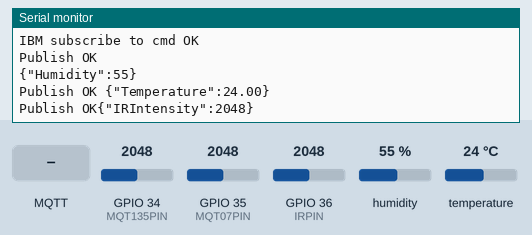
Bench run of a sketch on a simulated ESP32. On the bench: the last lines printed to the serial monitor. Inputs (shaded band) come from the test bench; at power-on: humidity 55 %, GPIO 34 (MQT135PIN) = 2048, GPIO 35 (MQT07PIN) = 2048, GPIO 36 (IRPIN) = 2048, temperature 24 °C. WiFi joins after 1.5 s; servers stay silent unless stated; no MQTT or app messages arrive unless stated.

Above: at 2.7 s.
2.8 s: MQTT message "1" arrives on the first subscribed topic
At 5.7 s:
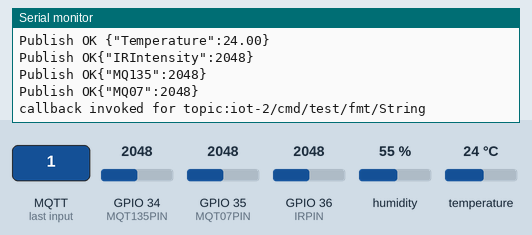
5.8 s: humidity set to 22 %
At 8.6 s:
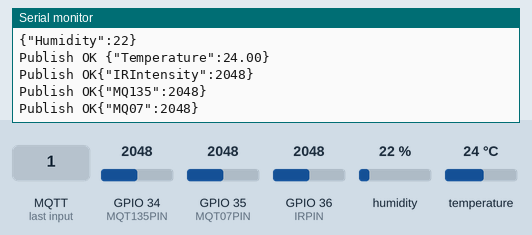
8.8 s: GPIO 34 (MQT135PIN) set to 2866
At 10.5 s:
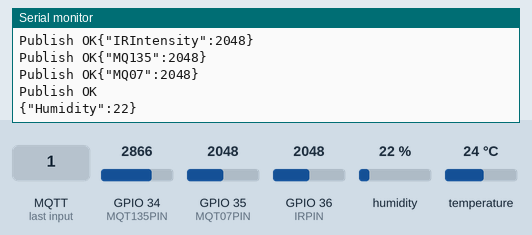
11.8 s: GPIO 35 (MQT07PIN) set to 2866
At 13.6 s:
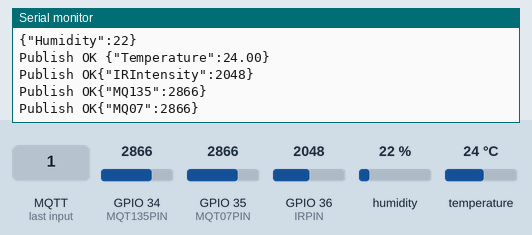
14.8 s: GPIO 36 (IRPIN) set to 2866
At 14.8 s:
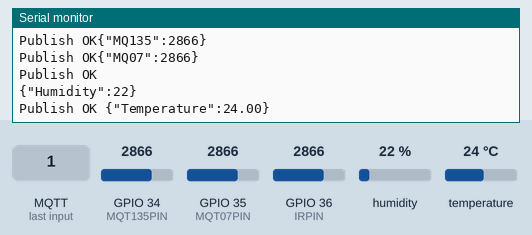
17.8 s: temperature set to 12 °C
At 21.4 s:
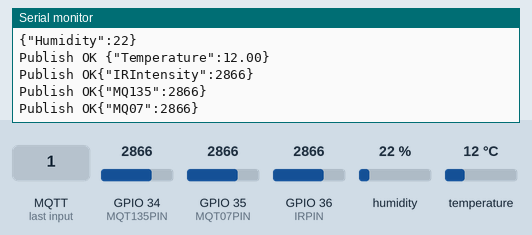

The sketch:

ESP32_Data_Upload.ino
```cpp
#include <WiFi.h>
#include <PubSubClient.h>
#include <DHT.h>
WiFiClient wifiClient;
String data3;
#define DHTTYPE DHT11
#define DHTPIN 15
#define MQT135PIN 34
#define MQT07PIN 35
#define IRPIN 36
DHT dht(DHTPIN, DHTTYPE);

#define ORG "2on79n"
#define DEVICE_TYPE "ESP32"
#define DEVICE_ID "Furnace"
#define TOKEN "-8fkOJ4cZRp9g!meDd"
#define speed 0.034

void callback(char* topic, byte* playload, unsigned int payloadLength);

char server[] = ORG ".messaging.internetofthings.ibmcloud.com";
char publishTopic[] = "iot-2/evt/Data/fmt/json";
char topic[] = "iot-2/cmd/test/fmt/String";
char authMethod[] = "use-token-auth";
char token[] = TOKEN;
char clientId[] = "d:" ORG ":" DEVICE_TYPE ":" DEVICE_ID;
PubSubClient client(server, 1883, callback , wifiClient);
void publishData();

String command;
String data = "";

long duration;
float dist;


void setup()
{
  Serial.begin(115200);
  dht.begin();
  wifiConnect();
  mqttConnect();
}

void loop() {
  publishData();
  delay(2000);

  if (!client.loop()) {
    mqttConnect();
  }
}

void wifiConnect() {
  Serial.print("Connecting to "); Serial.print("Wifi");
  WiFi.begin("Jerrold Gideon S","12345678");
  while (WiFi.status() != WL_CONNECTED) {
    delay(500);
    Serial.print(".");
  }
  Serial.print("WiFi connected, IP address: "); Serial.println(WiFi.localIP());
}

void mqttConnect() {
  if (!client.connected()) {
    Serial.print("Reconnecting MQTT client to "); Serial.println(server);
    while (!client.connect(clientId, authMethod, token)) {
      Serial.print(".");
      delay(500);
    }
    initManagedDevice();
    Serial.println();
  }
}

void initManagedDevice() {
  if (client.subscribe(topic)) {
    Serial.println("IBM subscribe to cmd OK");
  } else {
    Serial.println("subscribe to cmd FAILED");
  }
}

void publishData()
{
  int sensorValue1 = analogRead(MQT135PIN);
  int humid = dht.readHumidity();
  float temp = dht.readTemperature();
  String payload = "{\"Humidity\":";
  payload += humid;
  payload += "}";
  if (client.publish(publishTopic, (char*) payload.c_str())) {
    Serial.println("Publish OK ");
    Serial.println(payload);
  }
  delay(500);
  payload = "{\"Temperature\":";
  payload += temp;
  payload += "}";
  if (client.publish(publishTopic, (char*) payload.c_str())) {
    Serial.print("Publish OK ");
    Serial.println(payload);
  }
  delay(500);
  payload = "{\"IRIntensity\":";
  payload += analogRead(IRPIN);
  payload += "}";
  if (client.publish(publishTopic, (char*) payload.c_str())) {
    Serial.print("Publish OK");
    Serial.println(payload);
  }
  delay(500);
  payload = "{\"MQ135\":";
  payload += sensorValue1;
  payload += "}";
  if (client.publish(publishTopic, (char*) payload.c_str())) {
    Serial.print("Publish OK");
    Serial.println(payload);
  }
  delay(500);
  payload = "{\"MQ07\":";
  payload += analogRead(MQT07PIN);
  payload += "}";
  if (client.publish(publishTopic, (char*) payload.c_str())) {
    Serial.print("Publish OK");
    Serial.println(payload);
  }
}
void callback(char* subscribeTopic, byte* payload, unsigned int payloadLength) {
  Serial.print("callback invoked for topic:");
  Serial.println(subscribeTopic);
  for (int i = 0; i < payloadLength; i++) {
    data3 += (char)payload[i];
  }
  data3 = "";
  delay(500);
}
```

Measured:
- after the input at 2.8 s, the serial monitor: prints a new line after 2.8 s (image 1)
- after the input at 5.8 s, the serial monitor: prints a new line after 0.31 s (image 2)
- after the input at 11.8 s, the serial monitor: prints a new line after 0.34 s (image 4)
- after the input at 17.8 s, the serial monitor: prints a new line after 0.89 s (image 6)
